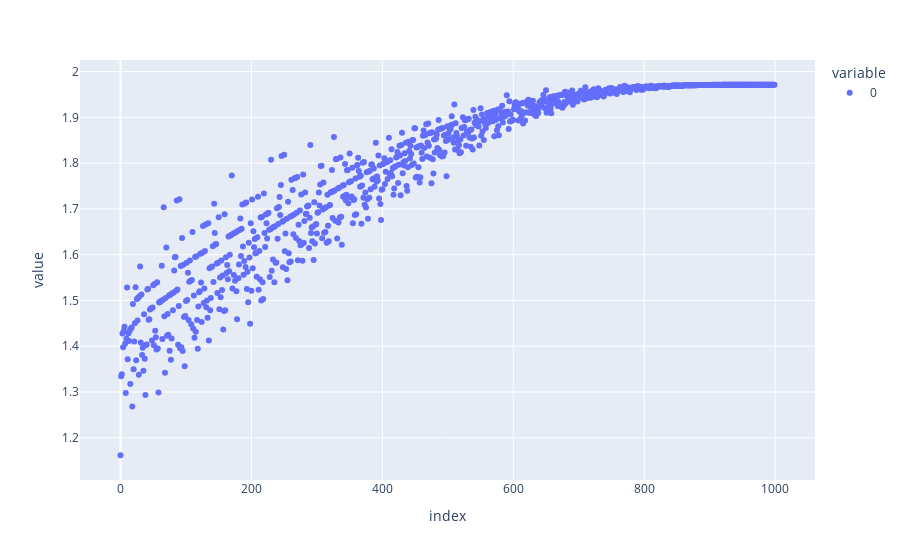

Source (notebook cell):
### Code cell
px.scatter(opt.alpha_record)

### Figure 1 — Plotly figure (JSON) as saved in the notebook; plotly's stock layout.template omitted (floating-point values rounded to 4 significant figures; data arrays with more than 128 entries replaced by an {"elided": "..."} marker saying what was removed)
{"data": [{"hovertemplate": "variable=0<br>index=%{x}<br>value=%{y}<extra></extra>", "legendgroup": "0", "marker": {"color": "#636efa", "symbol": "circle"}, "mode": "markers", "name": "0", "orientation": "v", "showlegend": true, "type": "scatter", "x": {"elided": "1000 int values"}, "xaxis": "x", "y": {"elided": "1000 float values"}, "yaxis": "y"}], "layout": {"legend": {"title": {"text": "variable"}, "tracegroupgap": 0}, "margin": {"t": 60}, "xaxis": {"anchor": "y", "domain": [0, 1], "title": {"text": "index"}}, "yaxis": {"anchor": "x", "domain": [0, 1], "title": {"text": "value"}}}}
